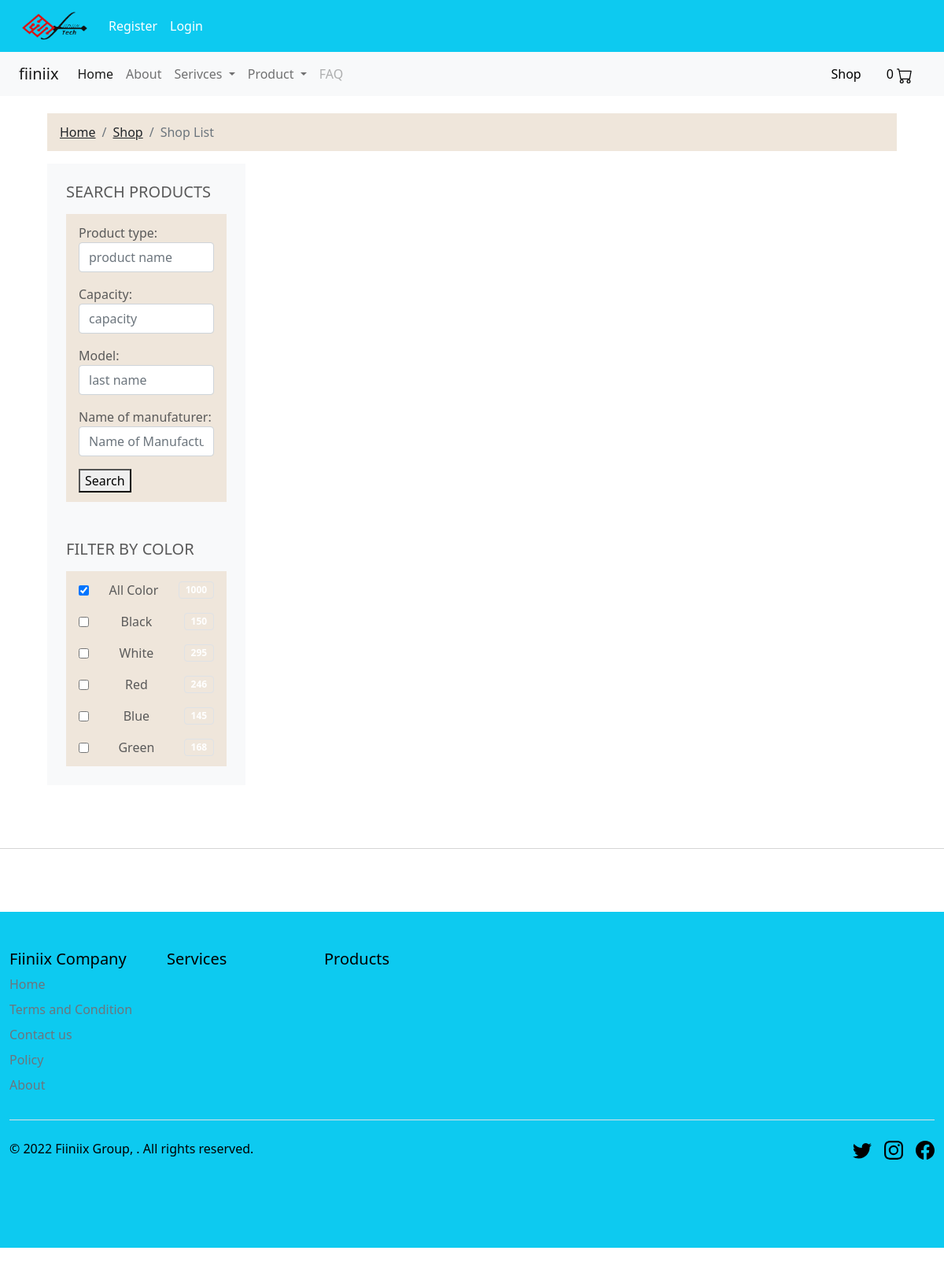
Page /shop/product/ on the earlier database version.
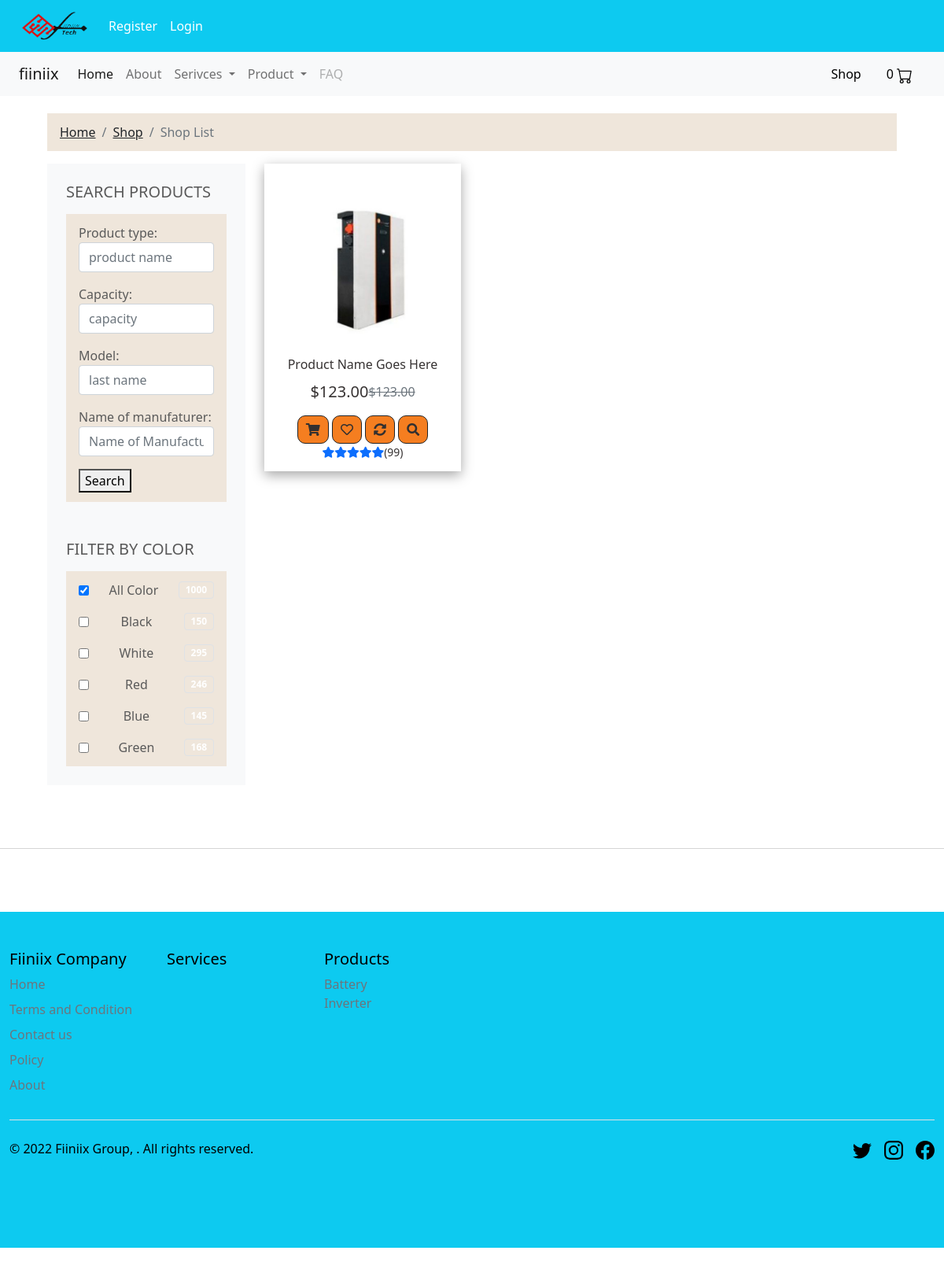
Same page on the later database version.
### shop/models.py (models this page shows, shortened)
class Product(models.Model):
	category = models.ForeignKey(Category, related_name='product', on_delete=models.CASCADE)
	own_by = models.ForeignKey(ProductOwnCompany, related_name='product_creator', on_delete=models.CASCADE)
	product_type = models.CharField(max_length=255)
	model = models.CharField(max_length=255)
	capacity = models.CharField(max_length=255)
	name_of_manufaturer = models.CharField(max_length=255)
	Country_of_manufature = CountryField()
	year_of_production = models.DateTimeField()
	description = models.TextField(blank=True)
	description2 = models.TextField(blank=True)
	image = models.ImageField(upload_to='shop/products/', default='Images/default.jpg')
	image2 = models.ImageField(upload_to='shop/products/', blank=True)
	image3 = models.ImageField(upload_to='shop/products/', blank=True)
	price = models.DecimalField(max_digits=16, decimal_places=2)
	puchase_price = models.DecimalField(max_digits=16,  decimal_places=2)
	sell_price = models.DecimalField(max_digits=16,  decimal_places=2)
	in_stock = models.BooleanField(default=True)
	is_active= models.BooleanField(default=True)
	created = models.DateTimeField(auto_now_add= True)
	updated = models.DateTimeField(auto_now=True)
	objects = models.Manager()
	products = ProductManager()
	class Meta:
		verbose_name_plural = 'products'
		ordering = ('-created',)

class Category(models.Model):
	name = models.CharField(max_length=255, db_index=True)
	slug = models.SlugField(max_length=255, unique=True)
	description = models.TextField(blank=True)
	class Meta:
		verbose_name_plural = 'categories'
	def get_absolute_url(self):
		return reverse('shop:category_list', args=[self.slug])

### shop/views.py (the view)
# urls.py: path('product/', views.ListViewProduct.as_view(), name='product'),
class ListViewProduct(ListView):
     model = Product
     template_name = './shop/products/product.html'
     context_object_name = 'products'
     paginate_by = 6
     form_class =  SearchProductForm
     def get_queryset(self):
        queryset = Product.objects.all()
        search_query = self.request.GET.get('search_query')
        if search_query:
            queryset = queryset.filter(name__icontains=search_query)
        return queryset
     def get_context_data(self, **kwargs):
        context = super().get_context_data(**kwargs)
        context['search_form'] = SearchProductForm(self.request.GET)
        return context

### shop/forms.py
class SearchProductForm(forms.Form):
    product_type= forms.CharField(required=False, widget=forms.TextInput(attrs ={'class':'form-control' ,'placeholder':'product name', 'type':'text'}))
    capacity = forms.CharField(required=False, widget=forms.TextInput(attrs ={'class':'form-control' ,'placeholder':'capacity', 'type':'text'}))
    model = forms.CharField(required=False, widget=forms.TextInput(attrs ={'class':'form-control' ,'placeholder':'last name', 'type':'text'}))
    name_of_manufaturer = forms.EmailField(required=False, widget=forms.TextInput(attrs ={'class':'form-control' ,'placeholder':'Name of Manufacturer'}))
    class Meta():
        fields = ('product_type','capacity','model','name_of_manufaturer')

### basket/basket.py (called while the page is built)
    def __len__(self):
        return sum(item['qty'] for item in self.basket.values())

### basket/basket_context_processors.py (called while the page is built)
def basket(request):
    return{'basket': Basket(request)}

### mainpage/service_context_processors.py (called while the page is built)
def serviceCategories(request):
	return {
        'serviceCategories': ServiceCategory.objects.all()
    }

### shop/product_context_processors.py (called while the page is built)
def categories(request):
    return {
        'categories': Category.objects.all()
    }

### templates/shop/products/product.html (shortened to what the changed rows need)
{% extends "base.html" %}
{%  load static %}
{% block content %}
 <br /><br /><br /><br />
<body>
<div class="container-fluid">
    <div class="row px-xl-5">
            <div class="col-lg-9 col-md-8">
                <div class="row pb-3">
                    {% for product in products %}
                    <div class="col-lg-4 col-md-6 col-sm-6 pb-1">
                        <div class="single-boxx">
                            <div class="product-item">
                                <div class="product-img position-relative overflow-hidden">
                                    <img class="img-fluid w-100" src="{{ product.image.url }}" alt="">
                                </div>
                                <div class="text-center">
                                    <p class="h6 text-decoration-none text-truncate" href="">Product Name Goes Here</p>
                                    <div class="d-flex align-items-center justify-content-center mt-2">
                                        <h5>$123.00</h5><h6 class="text-muted ml-2"><del>$123.00</del></h6>
                                    </div>
                                    <div class="product-action">
                                        <a class="btn btn-outline-dark btn-square" href=""><i class="fa fa-shopping-cart"></i></a>
                                        <a class="btn btn-outline-dark btn-square" href=""><i class="far fa-heart"></i></a>
                                        <a class="btn btn-outline-dark btn-square" href=""><i class="fa fa-sync-alt"></i></a>
                                        <a class="btn btn-outline-dark btn-square" href=""><i class="fa fa-search"></i></a>
                                    </div>
                                    <div class="d-flex align-items-center justify-content-center mb-1">
                                        <small class="fa fa-star text-primary mr-1"></small>
                                        <small class="fa fa-star text-primary mr-1"></small>
                                        <small class="fa fa-star text-primary mr-1"></small>
                                        <small class="fa fa-star text-primary mr-1"></small>
                                        <small class="fa fa-star text-primary mr-1"></small>
                                        <small>(99)</small>
                                    </div>
                                </div>
                            </div>
                        </div>
                    </div>
                    {%endfor%}
                </div>
            </div>
    </div>
</div>
            {% include 'mainpage/navigations/footer.html' %}
    </body>
{% endblock %}

### templates/mainpage/navigations/footer.html (shortened to what this page needs)
<hr class="featurette-divider" />
<div class="container-fluid bg-info" style="color: black !important;">
  <footer class="py-5">
    <div class="row">
      <div class="col-2">
        <h5>Fiiniix Company</h5>
        <ul class="nav flex-column"  style="color: black !important;">
          <li class="nav-item mb-2"><a href="/" class="nav-link p-0 text-muted">Home</a></li>
          <li class="nav-item mb-2"><a href="{% url 'mainpage:terms' %}" class="nav-link p-0 text-muted">Terms and Condition</a></li>
          <li class="nav-item mb-2"><a href="{% url 'mainpage:contact_us' %}" class="nav-link p-0 text-muted">Contact us</a></li>
          <li class="nav-item mb-2"><a href="{% url 'mainpage:fx_policy' %}" class="nav-link p-0 text-muted">Policy</a></li>
          <li class="nav-item mb-2"><a href="{% url 'mainpage:about' %}"  class="nav-link p-0 text-muted">About</a></li>
        </ul>
      </div>
      <div class="col-2">
        <h5>Services</h5>
      </div>
      <div class="col-2">
        <h5>Products</h5>
        <ul class="nav flex-column">
          {% for t in categories %}
          <li {% if category.slug == t.slug %}class="nav-item mb-2" {% endif %} style="color: black !important;">
           <a class="nav-link p-0 text-muted" href="{{ t.get_absolute_url }}">{{ t.name|title }}</a>
          </li>
          {% endfor %}
        </ul>
      </div>
      <div class="col-4 offset-1">
      </div>
    </div>
    <div class="d-flex justify-content-between py-4 my-4 border-top">
      <p>&copy; 2022 Fiiniix Group, . All rights reserved.</p>
      <ul class="list-unstyled d-flex">
        <li class="ms-3"><a class="link-dark" href="#"><svg class="bi" width="24" height="24"><use xlink:href="#twitter"/></svg></a></li>
        <li class="ms-3"><a class="link-dark" href="#"><svg class="bi" width="24" height="24"><use xlink:href="#instagram"/></svg></a></li>
        <li class="ms-3"><a class="link-dark" href="#"><svg class="bi" width="24" height="24"><use xlink:href="#facebook"/></svg></a></li>
      </ul>
    </div>
  </footer>
</div>

Differences in the rows shown:
added Product: image (picture)
added Category: name "Battery"
added Category: name "Inverter"
